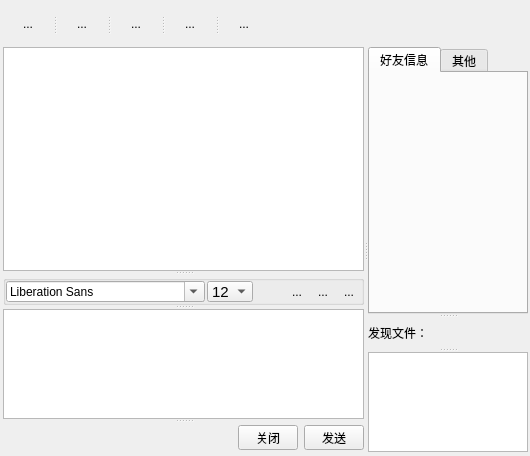
<?xml version="1.0" encoding="UTF-8"?>
<ui version="4.0">
 <class>ChatDialog</class>
 <widget class="QWidget" name="ChatDialog">
  <property name="geometry">
   <rect>
    <x>0</x>
    <y>0</y>
    <width>530</width>
    <height>456</height>
   </rect>
  </property>
  <property name="minimumSize">
   <size>
    <width>530</width>
    <height>456</height>
   </size>
  </property>
  <property name="windowTitle">
   <string>Form</string>
  </property>
  <layout class="QVBoxLayout" name="verticalLayout">
   <property name="spacing">
    <number>3</number>
   </property>
   <property name="leftMargin">
    <number>3</number>
   </property>
   <property name="topMargin">
    <number>4</number>
   </property>
   <property name="rightMargin">
    <number>2</number>
   </property>
   <property name="bottomMargin">
    <number>4</number>
   </property>
   <item>
    <widget class="QSplitter" name="splitter">
     <property name="minimumSize">
      <size>
       <width>0</width>
       <height>40</height>
      </size>
     </property>
     <property name="maximumSize">
      <size>
       <width>270</width>
       <height>40</height>
      </size>
     </property>
     <property name="lineWidth">
      <number>1</number>
     </property>
     <property name="orientation">
      <enum>Qt::Horizontal</enum>
     </property>
     <widget class="QToolButton" name="tbVoice">
      <property name="minimumSize">
       <size>
        <width>50</width>
        <height>40</height>
       </size>
      </property>
      <property name="maximumSize">
       <size>
        <width>50</width>
        <height>40</height>
       </size>
      </property>
      <property name="text">
       <string>...</string>
      </property>
      <property name="icon">
       <iconset resource="ico.qrc">
        <normaloff>:/:/ico/voice.png</normaloff>:/:/ico/voice.png</iconset>
      </property>
      <property name="iconSize">
       <size>
        <width>40</width>
        <height>40</height>
       </size>
      </property>
      <property name="autoRaise">
       <bool>true</bool>
      </property>
     </widget>
     <widget class="QToolButton" name="tbVideo">
      <property name="minimumSize">
       <size>
        <width>50</width>
        <height>40</height>
       </size>
      </property>
      <property name="maximumSize">
       <size>
        <width>50</width>
        <height>40</height>
       </size>
      </property>
      <property name="text">
       <string>...</string>
      </property>
      <property name="icon">
       <iconset resource="ico.qrc">
        <normaloff>:/:/ico/video.png</normaloff>:/:/ico/video.png</iconset>
      </property>
      <property name="iconSize">
       <size>
        <width>40</width>
        <height>40</height>
       </size>
      </property>
      <property name="autoRaise">
       <bool>true</bool>
      </property>
     </widget>
     <widget class="QToolButton" name="tbNetHelp">
      <property name="minimumSize">
       <size>
        <width>50</width>
        <height>40</height>
       </size>
      </property>
      <property name="maximumSize">
       <size>
        <width>50</width>
        <height>40</height>
       </size>
      </property>
      <property name="text">
       <string>...</string>
      </property>
      <property name="icon">
       <iconset resource="ico.qrc">
        <normaloff>:/:/ico/help.png</normaloff>:/:/ico/help.png</iconset>
      </property>
      <property name="iconSize">
       <size>
        <width>40</width>
        <height>40</height>
       </size>
      </property>
      <property name="autoRaise">
       <bool>true</bool>
      </property>
     </widget>
     <widget class="QToolButton" name="tbShare">
      <property name="minimumSize">
       <size>
        <width>50</width>
        <height>40</height>
       </size>
      </property>
      <property name="maximumSize">
       <size>
        <width>50</width>
        <height>40</height>
       </size>
      </property>
      <property name="text">
       <string>...</string>
      </property>
      <property name="icon">
       <iconset resource="ico.qrc">
        <normaloff>:/:/ico/share.png</normaloff>:/:/ico/share.png</iconset>
      </property>
      <property name="iconSize">
       <size>
        <width>40</width>
        <height>40</height>
       </size>
      </property>
      <property name="autoRaise">
       <bool>true</bool>
      </property>
     </widget>
     <widget class="QToolButton" name="tbMedia">
      <property name="minimumSize">
       <size>
        <width>50</width>
        <height>40</height>
       </size>
      </property>
      <property name="maximumSize">
       <size>
        <width>50</width>
        <height>40</height>
       </size>
      </property>
      <property name="text">
       <string>...</string>
      </property>
      <property name="icon">
       <iconset resource="ico.qrc">
        <normaloff>:/:/ico/media.png</normaloff>:/:/ico/media.png</iconset>
      </property>
      <property name="iconSize">
       <size>
        <width>40</width>
        <height>40</height>
       </size>
      </property>
      <property name="autoRaise">
       <bool>true</bool>
      </property>
     </widget>
    </widget>
   </item>
   <item>
    <widget class="QSplitter" name="splitter_3">
     <property name="orientation">
      <enum>Qt::Horizontal</enum>
     </property>
     <widget class="QSplitter" name="splitter_2">
      <property name="orientation">
       <enum>Qt::Vertical</enum>
      </property>
      <widget class="QTextEdit" name="showMsg">
       <property name="readOnly">
        <bool>true</bool>
       </property>
      </widget>
      <widget class="QGroupBox" name="groupBox">
       <property name="minimumSize">
        <size>
         <width>0</width>
         <height>30</height>
        </size>
       </property>
       <property name="maximumSize">
        <size>
         <width>16777215</width>
         <height>30</height>
        </size>
       </property>
       <property name="title">
        <string/>
       </property>
       <layout class="QHBoxLayout" name="horizontalLayout_2">
        <property name="spacing">
         <number>2</number>
        </property>
        <property name="leftMargin">
         <number>0</number>
        </property>
        <property name="topMargin">
         <number>0</number>
        </property>
        <property name="rightMargin">
         <number>0</number>
        </property>
        <property name="bottomMargin">
         <number>0</number>
        </property>
        <item>
         <widget class="QFontComboBox" name="fontBox">
          <property name="enabled">
           <bool>true</bool>
          </property>
         </widget>
        </item>
        <item>
         <widget class="QComboBox" name="comBoxSize">
          <property name="font">
           <font>
            <pointsize>11</pointsize>
           </font>
          </property>
          <property name="currentText">
           <string>12</string>
          </property>
          <property name="currentIndex">
           <number>7</number>
          </property>
          <item>
           <property name="text">
            <string>5</string>
           </property>
          </item>
          <item>
           <property name="text">
            <string>6</string>
           </property>
          </item>
          <item>
           <property name="text">
            <string>7</string>
           </property>
          </item>
          <item>
           <property name="text">
            <string>8</string>
           </property>
          </item>
          <item>
           <property name="text">
            <string>9</string>
           </property>
          </item>
          <item>
           <property name="text">
            <string>10</string>
           </property>
          </item>
          <item>
           <property name="text">
            <string>11</string>
           </property>
          </item>
          <item>
           <property name="text">
            <string>12</string>
           </property>
          </item>
          <item>
           <property name="text">
            <string>13</string>
           </property>
          </item>
          <item>
           <property name="text">
            <string>14</string>
           </property>
          </item>
          <item>
           <property name="text">
            <string>15</string>
           </property>
          </item>
          <item>
           <property name="text">
            <string>16</string>
           </property>
          </item>
          <item>
           <property name="text">
            <string>17</string>
           </property>
          </item>
          <item>
           <property name="text">
            <string>18</string>
           </property>
          </item>
          <item>
           <property name="text">
            <string>19</string>
           </property>
          </item>
          <item>
           <property name="text">
            <string>20</string>
           </property>
          </item>
          <item>
           <property name="text">
            <string>21</string>
           </property>
          </item>
          <item>
           <property name="text">
            <string>22</string>
           </property>
          </item>
          <item>
           <property name="text">
            <string>23</string>
           </property>
          </item>
          <item>
           <property name="text">
            <string>24</string>
           </property>
          </item>
          <item>
           <property name="text">
            <string>26</string>
           </property>
          </item>
          <item>
           <property name="text">
            <string>36</string>
           </property>
          </item>
          <item>
           <property name="text">
            <string>42</string>
           </property>
          </item>
          <item>
           <property name="text">
            <string>72</string>
           </property>
          </item>
         </widget>
        </item>
        <item>
         <widget class="QToolButton" name="tbB">
          <property name="maximumSize">
           <size>
            <width>16777215</width>
            <height>16777215</height>
           </size>
          </property>
          <property name="font">
           <font>
            <strikeout>false</strikeout>
           </font>
          </property>
          <property name="accessibleName">
           <string/>
          </property>
          <property name="autoFillBackground">
           <bool>false</bool>
          </property>
          <property name="text">
           <string/>
          </property>
          <property name="icon">
           <iconset resource="ico.qrc">
            <normaloff>:/:/ico/B.png</normaloff>:/:/ico/B.png</iconset>
          </property>
          <property name="iconSize">
           <size>
            <width>20</width>
            <height>20</height>
           </size>
          </property>
          <property name="toolButtonStyle">
           <enum>Qt::ToolButtonIconOnly</enum>
          </property>
          <property name="autoRaise">
           <bool>true</bool>
          </property>
         </widget>
        </item>
        <item>
         <widget class="QToolButton" name="tbI">
          <property name="text">
           <string>...</string>
          </property>
          <property name="icon">
           <iconset resource="ico.qrc">
            <normaloff>:/:/ico/I.png</normaloff>:/:/ico/I.png</iconset>
          </property>
          <property name="iconSize">
           <size>
            <width>20</width>
            <height>20</height>
           </size>
          </property>
          <property name="autoRaise">
           <bool>true</bool>
          </property>
         </widget>
        </item>
        <item>
         <widget class="QToolButton" name="tbU">
          <property name="text">
           <string>...</string>
          </property>
          <property name="icon">
           <iconset resource="ico.qrc">
            <normaloff>:/:/ico/U.png</normaloff>:/:/ico/U.png</iconset>
          </property>
          <property name="iconSize">
           <size>
            <width>20</width>
            <height>20</height>
           </size>
          </property>
          <property name="autoRaise">
           <bool>true</bool>
          </property>
         </widget>
        </item>
        <item>
         <widget class="QToolButton" name="tbC">
          <property name="text">
           <string>...</string>
          </property>
          <property name="icon">
           <iconset resource="ico.qrc">
            <normaloff>:/:/ico/C.png</normaloff>:/:/ico/C.png</iconset>
          </property>
          <property name="iconSize">
           <size>
            <width>20</width>
            <height>20</height>
           </size>
          </property>
          <property name="autoRaise">
           <bool>true</bool>
          </property>
         </widget>
        </item>
       </layout>
      </widget>
      <widget class="QTextEdit" name="sendMsg">
       <property name="minimumSize">
        <size>
         <width>0</width>
         <height>100</height>
        </size>
       </property>
       <property name="maximumSize">
        <size>
         <width>16777215</width>
         <height>110</height>
        </size>
       </property>
      </widget>
      <widget class="QWidget" name="layoutWidget">
       <layout class="QHBoxLayout" name="horizontalLayout">
        <property name="spacing">
         <number>6</number>
        </property>
        <property name="bottomMargin">
         <number>0</number>
        </property>
        <item>
         <spacer name="horizontalSpacer">
          <property name="orientation">
           <enum>Qt::Horizontal</enum>
          </property>
          <property name="sizeHint" stdset="0">
           <size>
            <width>40</width>
            <height>20</height>
           </size>
          </property>
         </spacer>
        </item>
        <item>
         <widget class="QPushButton" name="close">
          <property name="minimumSize">
           <size>
            <width>60</width>
            <height>25</height>
           </size>
          </property>
          <property name="maximumSize">
           <size>
            <width>60</width>
            <height>25</height>
           </size>
          </property>
          <property name="text">
           <string>关闭</string>
          </property>
         </widget>
        </item>
        <item>
         <widget class="QPushButton" name="send">
          <property name="minimumSize">
           <size>
            <width>60</width>
            <height>25</height>
           </size>
          </property>
          <property name="maximumSize">
           <size>
            <width>60</width>
            <height>25</height>
           </size>
          </property>
          <property name="text">
           <string>发送</string>
          </property>
         </widget>
        </item>
       </layout>
      </widget>
     </widget>
     <widget class="QSplitter" name="splitter_4">
      <property name="orientation">
       <enum>Qt::Vertical</enum>
      </property>
      <widget class="QTabWidget" name="tabWidget">
       <property name="currentIndex">
        <number>0</number>
       </property>
       <widget class="QWidget" name="friendInfo">
        <attribute name="title">
         <string>好友信息</string>
        </attribute>
       </widget>
       <widget class="QWidget" name="other">
        <attribute name="title">
         <string>其他</string>
        </attribute>
       </widget>
      </widget>
      <widget class="QLabel" name="label">
       <property name="minimumSize">
        <size>
         <width>0</width>
         <height>30</height>
        </size>
       </property>
       <property name="maximumSize">
        <size>
         <width>16777215</width>
         <height>30</height>
        </size>
       </property>
       <property name="text">
        <string>发现文件：</string>
       </property>
      </widget>
      <widget class="QTextEdit" name="userInfo">
       <property name="minimumSize">
        <size>
         <width>160</width>
         <height>100</height>
        </size>
       </property>
       <property name="maximumSize">
        <size>
         <width>160</width>
         <height>100</height>
        </size>
       </property>
       <property name="readOnly">
        <bool>true</bool>
       </property>
      </widget>
     </widget>
    </widget>
   </item>
  </layout>
 </widget>
 <resources>
  <include location="ico.qrc"/>
 </resources>
 <connections/>
</ui>
